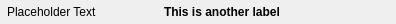
<?xml version="1.0" encoding="UTF-8"?>
<ui version="4.0">
 <class>TextInput</class>
 <widget class="QWidget" name="TextInput">
  <property name="geometry">
   <rect>
    <x>0</x>
    <y>0</y>
    <width>396</width>
    <height>24</height>
   </rect>
  </property>
  <property name="windowTitle">
   <string>Form</string>
  </property>
  <property name="styleSheet">
   <string notr="true"/>
  </property>
  <layout class="QHBoxLayout" name="horizontalLayout">
   <property name="spacing">
    <number>7</number>
   </property>
   <property name="leftMargin">
    <number>7</number>
   </property>
   <property name="topMargin">
    <number>0</number>
   </property>
   <property name="rightMargin">
    <number>0</number>
   </property>
   <property name="bottomMargin">
    <number>0</number>
   </property>
   <item>
    <widget class="QLabel" name="label">
     <property name="sizePolicy">
      <sizepolicy hsizetype="MinimumExpanding" vsizetype="Preferred">
       <horstretch>0</horstretch>
       <verstretch>0</verstretch>
      </sizepolicy>
     </property>
     <property name="maximumSize">
      <size>
       <width>150</width>
       <height>16777215</height>
      </size>
     </property>
     <property name="text">
      <string>Placeholder Text</string>
     </property>
    </widget>
   </item>
   <item>
    <widget class="QLabel" name="label_2">
     <property name="styleSheet">
      <string notr="true">font-weight: bold;</string>
     </property>
     <property name="text">
      <string>This is another label</string>
     </property>
     <property name="textFormat">
      <enum>Qt::PlainText</enum>
     </property>
     <property name="scaledContents">
      <bool>false</bool>
     </property>
    </widget>
   </item>
  </layout>
 </widget>
 <resources/>
 <connections/>
</ui>
